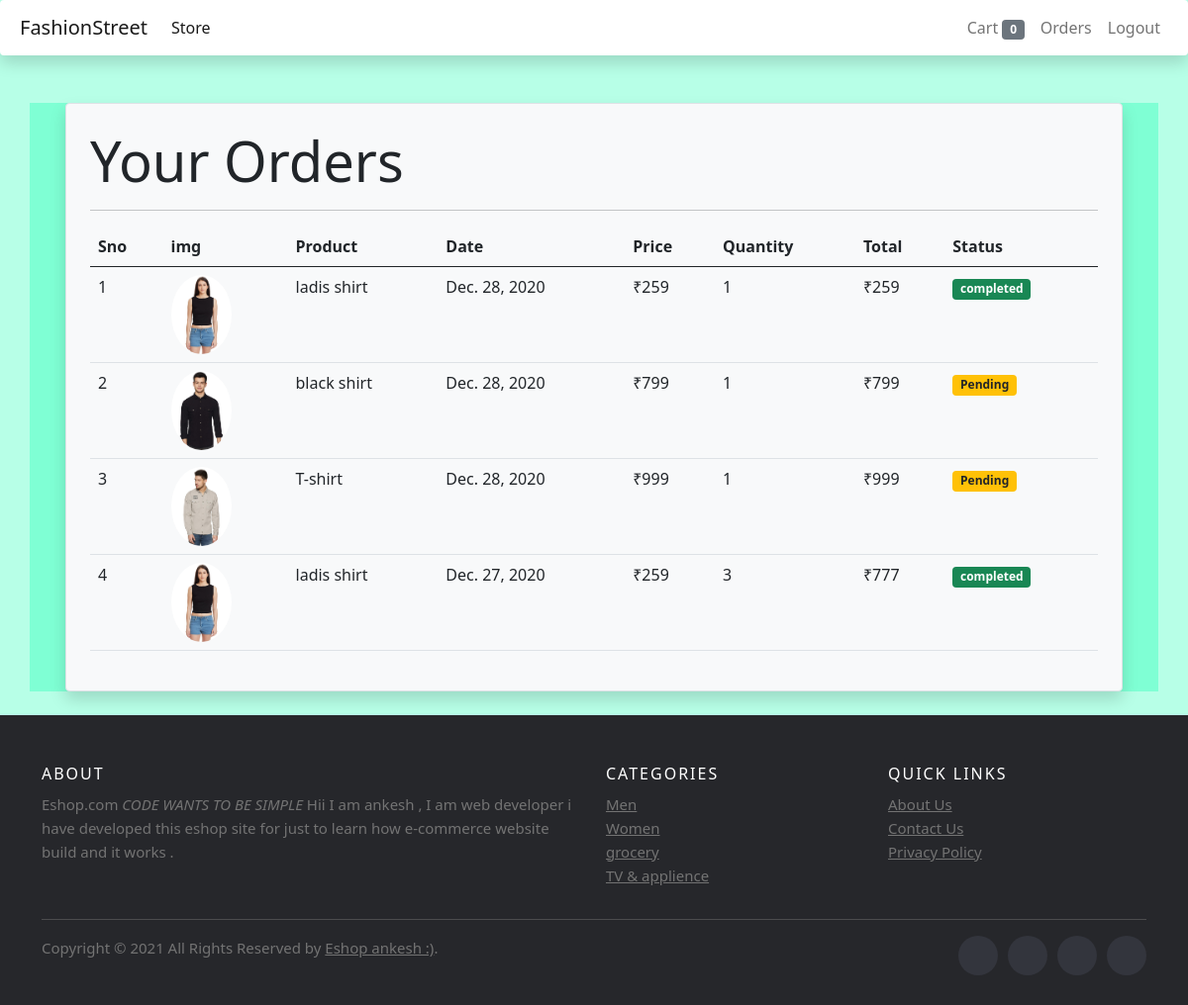
Page /orders (signed in) on the committed database.
### store/models/order.py (models this page shows, shortened)
class Order(models.Model):
    product=models.ForeignKey(Product,on_delete=models.CASCADE)
    customer=models.ForeignKey(Customer,on_delete=models.CASCADE)
    quantity=models.IntegerField(default=1)
    price=models.IntegerField()
    address=models.CharField(max_length=200 ,default='',blank=True)
    phone=models.CharField(max_length=50,default='',blank=True)
    date=models.DateField(default=datetime.datetime.today)
    status=models.BooleanField(default=False)
    @staticmethod
    def get_orders_by_customer(customer_id):
        return Order.objects.filter(customer=customer_id).order_by('-date')

### store/models/product.py (models this page shows, shortened)
class Product(models.Model):
    name = models.CharField(max_length=50)
    price = models.IntegerField(default=0)
    category=models.ForeignKey(Category,on_delete=models.CASCADE,default=1)
    description = models.CharField(max_length=200,default='',null=True,blank=True)
    img = models.ImageField(upload_to='upload/products/')

### store/middlewares/auth.py (the view)
    def middleware(request):
        returnurl = request.META['PATH_INFO']
        if not request.session.get('customer_id'):
            return redirect(f'login?return_url={returnurl}')
        response = get_response(request)
        return response

### store/templatetags/custom_filter.py (called while the page is built)
@register.filter(name='currency')
def currency(price):
    return '₹'+str(price)

@register.filter(name='multipy')
def multipy(num1,num2):
    return num1*num2

### store/views.py (called while the page is built)
@auth_middleware
def orders(request):
    if request.method == "GET":
        customer=request.session.get('customer_id')
        orders=Order.get_orders_by_customer(customer)
        print(orders)
        return render(request, 'order.html',{'orders':orders})

### store/templates/order.html
{% extends 'base.html'%}
{%block content%}
{% load cart%}
{% load custom_filter %}
<div class="container" style="background: aquamarine;">
    <div class="border rounded p-4 m-4 shadow bg-light rounded">
        <p class="display-4 pl-4 ml-4">Your Orders</p>
        <hr>
        <table class="table">
            <thead>
                <tr>
                    <th>Sno</th>
                    <th>img</th>
                    <th>Product</th>
                    <th>Date</th>
                    <th>Price</th>
                    <th>Quantity</th>
                    <th>Total</th>
                    <th>Status</th>
                </tr>
            </thead>
            <tbody>
                {% for order in orders%}
                <tr>
                    <td>{{forloop.counter}}</td>
                    <td><img style="height: 80px;" class="rounded-circle"src="{{order.product.img.url}}" alt=""></td>
                    <td>{{order.product.name}}</td>
                    <td>{{order.date}}</td>
                    <td>{{order.price|currency}}</td>
                    <td>{{order.quantity}}</td>
                    <td>{{order.quantity|multipy:order.price|currency}}</td>
                    {%if order.status%}
                    <td><small class="badge bg-success">completed</small></td>
                    {%else%}
                    <td><small class="badge bg-warning text-dark">Pending</small></td>
                    {%endif%}
                </tr>
               {%endfor%}
            </tbody>
        </table>
    </div>
</div>
{%endblock%}

### rows in the picture
Order: product.img (picture), product.name "ladis shirt", date "Dec. 28, 2020", price "₹259", quantity "1", quantity|multipy "₹259", status "completed"
Order: product.img (picture), product.name "black shirt", date "Dec. 28, 2020", price "₹799", quantity "1", quantity|multipy "₹799", status "Pending"
Order: product.img (picture), product.name "T-shirt", date "Dec. 28, 2020", price "₹999", quantity "1", quantity|multipy "₹999", status "Pending"
Order: product.img (picture), product.name "ladis shirt", date "Dec. 27, 2020", price "₹259", quantity "3", quantity|multipy "₹777", status "completed"

### other values in the picture
{{ request.session.cart.keys|length }} "0"
